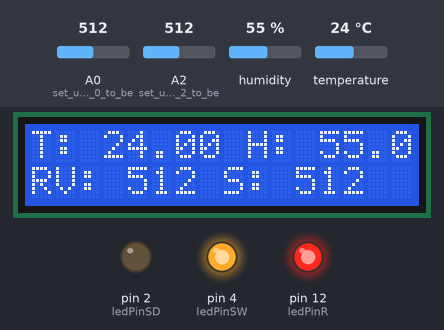
Bench run of a sketch on a simulated Arduino Uno, built with avr-gcc and run on an emulated ATmega328P. On the bench: 16×2 character LCD, output pins drawn as LEDs (lit = HIGH). Inputs (shaded band) come from the test bench; at power-on: A0 (set_up_analog_pin_0_to_be) = 512, A2 (set_up_analog_pin_2_to_be) = 512, humidity 55 %, temperature 24 °C. What the sketch prints to the serial monitor is not drawn.

Above: at 1.2 s.
1.3 s: A0 (set_up_analog_pin_0_to_be) set to 692
At 2.6 s:
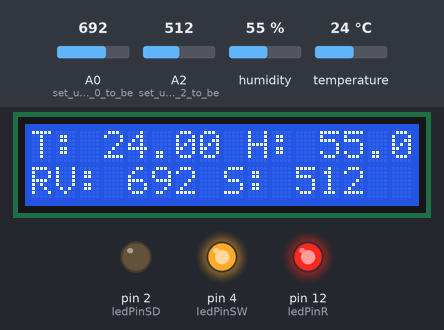
3.4 s: A0 (set_up_analog_pin_0_to_be) set to 712
At 4.8 s:
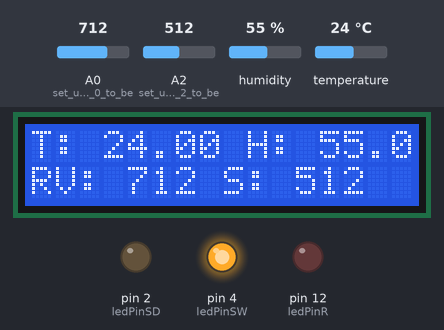
6.6 s: A2 (set_up_analog_pin_2_to_be) set to 783
At 7.8 s:
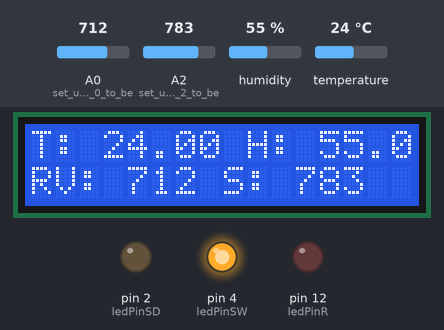
8.1 s: A2 (set_up_analog_pin_2_to_be) set to 814
At 9.2 s:
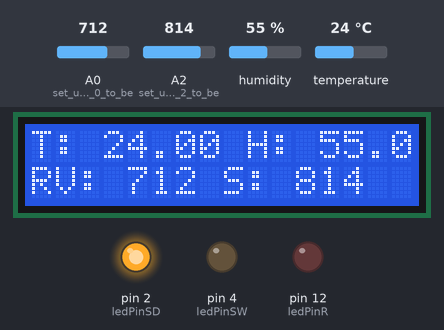
10.0 s: A0 (set_up_analog_pin_0_to_be) set to 690
At 10.6 s:
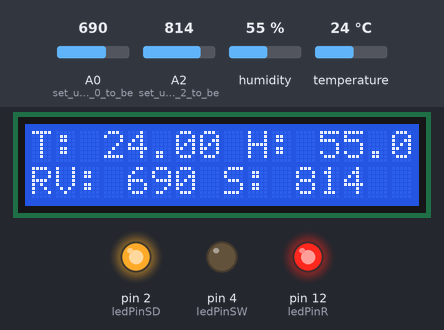
11.7 s: A2 (set_up_analog_pin_2_to_be) set to 790
At 13.4 s:
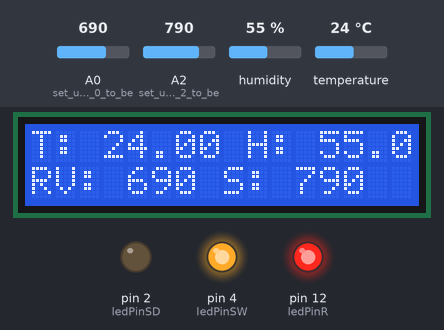
Timing chart, 0 to 14.9 s (numbered marks = the images above; inputs shaded):
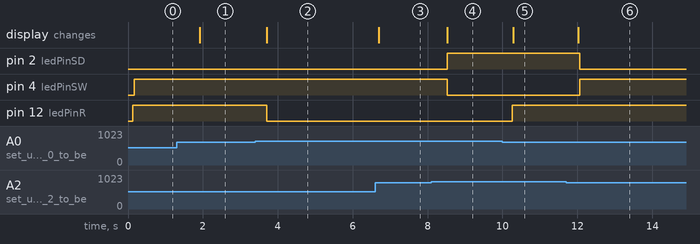

Measured:
- the behaviour switches between 699 and 700 on A0 (set_up_analog_pin_0_to_be) (found by bisection; images 1 and 2)
- the behaviour switches between 799 and 800 on A2 (set_up_analog_pin_2_to_be) (found by bisection; images 3 and 4)
- after the input at 1.3 s, the display: changes after 0.61 s (image 1)
- after the input at 3.4 s, pin 12 (ledPinR): HIGH → LOW after 0.30 s; the display: changes after 0.30 s (image 2)
- after the input at 6.6 s, the display: changes after 0.09 s (image 3)
- after the input at 8.1 s, pin 2 (ledPinSD): LOW → HIGH after 0.42 s; pin 4 (ledPinSW): HIGH → LOW after 0.42 s; the display: changes after 0.42 s (image 4)
- after the input at 10.0 s, pin 12 (ledPinR): LOW → HIGH after 0.26 s; the display: changes after 0.29 s (image 5)
- after the input at 11.7 s, pin 2 (ledPinSD): HIGH → LOW after 0.36 s; pin 4 (ledPinSW): LOW → HIGH after 0.36 s; the display: changes after 0.32 s (image 6)

The sketch:

dht11.ino
```cpp
/*
This is code for LCD1602 Display with I2C module
 * watch the video for this code https://youtu.be/q9YC_GVHy5A

 * Permission granted to share this code given that this
 * note is kept with the code.
 * Disclaimer: this code is "AS IS" and for educational purpose only.
 * This library is based on work done by DFROBOT (www.dfrobot.com).
 */
/*
 *  This code has been modefied from the Arduino library
 *  Updated by Ahmad Nejrabi on Jan 20, 2018 at 11:09
 *  in Ajax, Ontario, Canada
 *  for Robojax.com
 *
 *  This is code for LCD1602 Display with I2C module
 *  which can display text on the screen.
*/

#include <dht.h>  // dht 11 library
#include <Wire.h>
#include <LiquidCrystal_I2C.h>  // lcd library

dht DHT;

#define ledPinR 12 // led pin number 12 for rain led output
#define ledPinSW 4 // led pin number 4 for soil sensor good output
#define ledPinSD 2 // for soil sensor dry output
#define DHT11_PIN 7

// Set the LCD address to 0x27 for a 16 chars and 2 line display
LiquidCrystal_I2C lcd(0x27, 16, 2);

int data = 0;

void setup() {
    pinMode(A0, INPUT); // set up analog pin 0 to be input for Rain sensor
    pinMode(A2, INPUT); // set up analog pin 2 to be input for Soil-moisture sensor

    pinMode(ledPinR, OUTPUT);
    digitalWrite(ledPinR, LOW);

    pinMode(ledPinSW, OUTPUT);
    digitalWrite(ledPinSW, LOW);

    pinMode(ledPinSD, OUTPUT);
    digitalWrite(ledPinSD, LOW);

    Serial.begin(9600);

    // Robojax code for LCD with I2C
    // initialize the LCD,
    lcd.begin();

    // Turn on the blacklightmessage.
    lcd.backlight();
    // Robojax code for LCD with I2C
}

void loop() {
    // all the technical data will be displayed on the lcd monitor. Detailed data will be displayed on bluetooth device
    // dht part (displaying them on the lcd. Later to be displayed on the bluetooth device as well)
    int chk = DHT.read11(DHT11_PIN);
    lcd.clear();
    lcd.print("T: ");
    lcd.print(DHT.temperature);
    lcd.print(" H: ");
    lcd.print(DHT.humidity);

    //rain sensor part
    // read the input on analog pin A0;
    int rainSensorValue = analogRead(A0);
    //print out the value I read;
    lcd.setCursor(0,1);
    lcd.print("RV: ");
    lcd.print(rainSensorValue);

    // soil moisture sensor part
    int soilSensorValue = analogRead(A2); // take a sample
    lcd.print(" S: ");
    lcd.print(soilSensorValue);

    // sending the data to bluetooth
    Serial.print("Temperature: ");
    Serial.println(DHT.temperature);
    Serial.print("Humidity: ");
    Serial.println(DHT.humidity);

    if(rainSensorValue<700) {
        Serial.println("It has rained! :)");
        digitalWrite(ledPinR, HIGH);
    }
    else {
        Serial.println("It's not raining :(");
        digitalWrite(ledPinR, LOW);
    }

    if(soilSensorValue >= 800) {
      Serial.println("Soil is DRY. Please water the plants.");
      digitalWrite(ledPinSD, HIGH);
      digitalWrite(ledPinSW, LOW);
    }
    else if(soilSensorValue >= 500) {
      Serial.println("Soil is WET. No need to water the plants now.");
      digitalWrite(ledPinSW, HIGH);
      digitalWrite(ledPinSD, LOW);
    }
    else {
      Serial.println("Soil is in HIGH MOISTURE. No need to water the plants now.");
      digitalWrite(ledPinSW, HIGH);
      digitalWrite(ledPinSD, LOW);
    }
    delay(500);
    Serial.println("--------------$$$$$$$$$$$$---------------");
}
```
